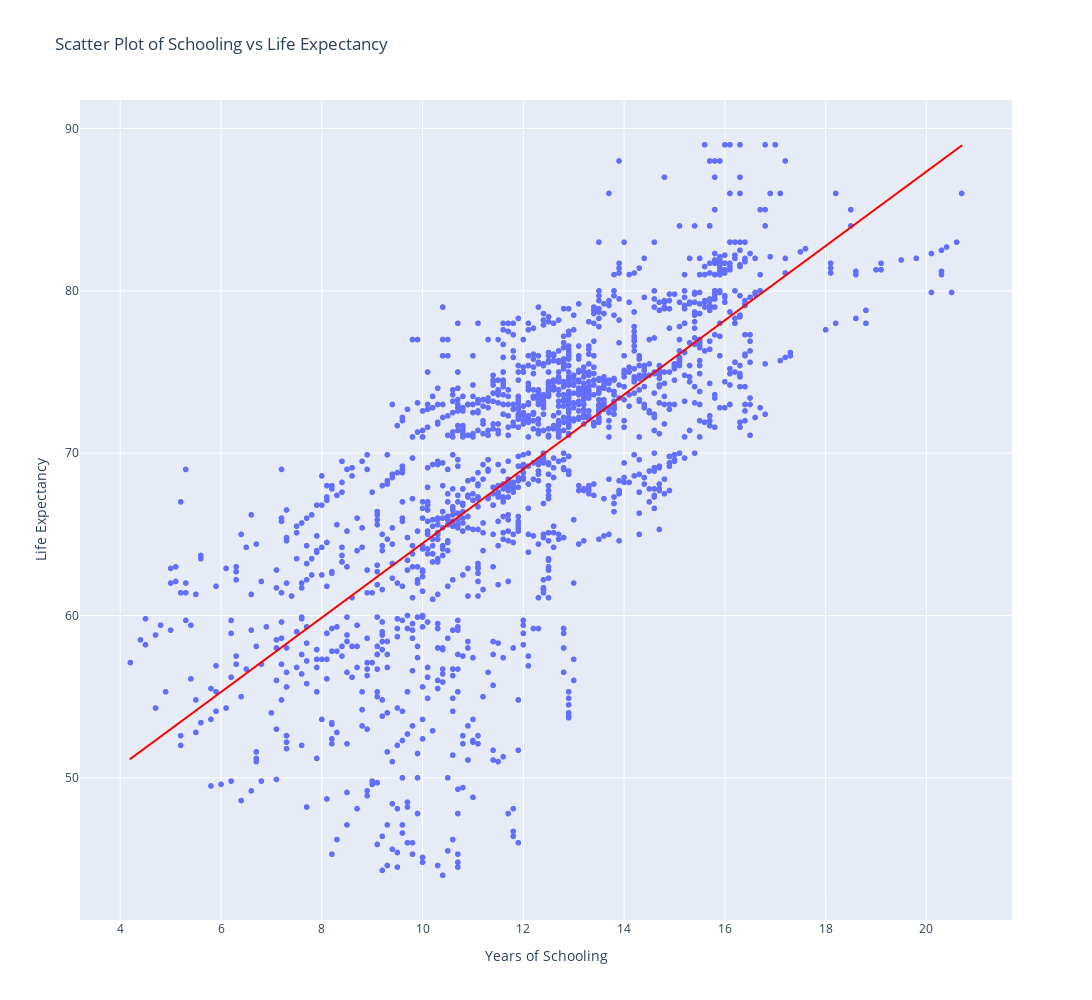

Here is the notebook cell this chart was saved with:
### Markdown cell above
#### 8. Correlation between schooling and life expectancy by continent in 2014

### Code cell
fig = px.scatter(df, x='Schooling', y='Life expectancy ', trendline="ols",title='Scatter Plot of Schooling vs Life Expectancy',labels={'Schooling': 'Years of Schooling', 'Life expectancy ': 'Life Expectancy'})

fig.update_layout(
    xaxis_title='Years of Schooling',
    yaxis_title='Life Expectancy',
    width=1800,
    height=1000,
)
fig.update_traces(
    line=dict(color='red', dash='solid'), 
    selector=dict(mode='lines')
)
fig.show()

### Figure 1 — Plotly figure (JSON) as saved in the notebook; plotly's stock layout.template omitted (floating-point values rounded to 4 significant figures; data arrays with more than 128 entries replaced by an {"elided": "..."} marker saying what was removed)
{"data": [{"hovertemplate": "Years of Schooling=%{x}<br>Life Expectancy=%{y}<extra></extra>", "legendgroup": "", "marker": {"color": "#636efa", "symbol": "circle"}, "mode": "markers", "name": "", "showlegend": false, "type": "scattergl", "x": {"elided": "1649 float values"}, "xaxis": "x", "y": {"elided": "1649 float values"}, "yaxis": "y"}, {"hovertemplate": "<b>OLS trendline</b><br>Life expectancy  = 2.28979 * Schooling + 41.5503<br>R<sup>2</sup>=0.529445<br><br>Years of Schooling=%{x}<br>Life Expectancy=%{y} <b>(trend)</b><extra></extra>", "legendgroup": "", "line": {"color": "red", "dash": "solid"}, "marker": {"color": "#636efa", "symbol": "circle"}, "mode": "lines", "name": "", "showlegend": false, "type": "scattergl", "x": {"elided": "1649 float values"}, "xaxis": "x", "y": {"elided": "1649 float values"}, "yaxis": "y"}], "layout": {"height": 1000, "legend": {"tracegroupgap": 0}, "title": {"text": "Scatter Plot of Schooling vs Life Expectancy"}, "width": 1800, "xaxis": {"anchor": "y", "domain": [0, 1], "title": {"text": "Years of Schooling"}}, "yaxis": {"anchor": "x", "domain": [0, 1], "title": {"text": "Life Expectancy"}}}}
